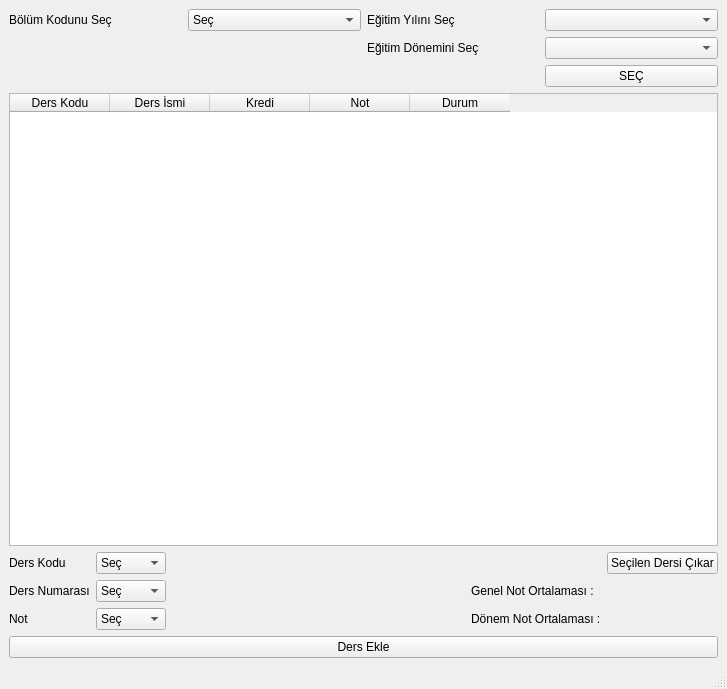
<?xml version="1.0" encoding="UTF-8"?>
<ui version="4.0">
 <class>MainWindow</class>
 <widget class="QMainWindow" name="MainWindow">
  <property name="geometry">
   <rect>
    <x>0</x>
    <y>0</y>
    <width>727</width>
    <height>689</height>
   </rect>
  </property>
  <property name="windowTitle">
   <string>MainWindow</string>
  </property>
  <widget class="QWidget" name="centralwidget">
   <layout class="QVBoxLayout" name="verticalLayout">
    <item>
     <layout class="QGridLayout" name="gridLayout_2">
      <item row="0" column="3">
       <widget class="QComboBox" name="egitim_yili_cbox"/>
      </item>
      <item row="0" column="1">
       <widget class="QComboBox" name="kod_sec_cbox">
        <property name="minimumSize">
         <size>
          <width>70</width>
          <height>0</height>
         </size>
        </property>
        <item>
         <property name="text">
          <string>Seç</string>
         </property>
        </item>
       </widget>
      </item>
      <item row="0" column="2">
       <widget class="QLabel" name="egitim_yili_label">
        <property name="text">
         <string>Eğitim Yılını Seç</string>
        </property>
       </widget>
      </item>
      <item row="0" column="0">
       <widget class="QLabel" name="kod_sec_label">
        <property name="text">
         <string>Bölüm Kodunu Seç</string>
        </property>
       </widget>
      </item>
      <item row="1" column="3">
       <widget class="QComboBox" name="egitim_donemi_cbox"/>
      </item>
      <item row="1" column="2">
       <widget class="QLabel" name="egitim_donemi_label">
        <property name="text">
         <string>Eğitim Dönemini Seç</string>
        </property>
       </widget>
      </item>
      <item row="2" column="3">
       <widget class="QPushButton" name="season_select">
        <property name="text">
         <string>SEÇ</string>
        </property>
       </widget>
      </item>
     </layout>
    </item>
    <item>
     <layout class="QHBoxLayout" name="horizontalLayout_2">
      <item>
       <widget class="QTableWidget" name="lesson_table">
        <property name="sizePolicy">
         <sizepolicy hsizetype="Expanding" vsizetype="Expanding">
          <horstretch>0</horstretch>
          <verstretch>0</verstretch>
         </sizepolicy>
        </property>
        <property name="minimumSize">
         <size>
          <width>0</width>
          <height>0</height>
         </size>
        </property>
        <property name="rowCount">
         <number>0</number>
        </property>
        <property name="columnCount">
         <number>5</number>
        </property>
        <column>
         <property name="text">
          <string>Ders Kodu</string>
         </property>
        </column>
        <column>
         <property name="text">
          <string>Ders İsmi</string>
         </property>
        </column>
        <column>
         <property name="text">
          <string>Kredi</string>
         </property>
        </column>
        <column>
         <property name="text">
          <string>Not</string>
         </property>
        </column>
        <column>
         <property name="text">
          <string>Durum</string>
         </property>
        </column>
       </widget>
      </item>
     </layout>
    </item>
    <item>
     <layout class="QGridLayout" name="gridLayout">
      <item row="2" column="3">
       <widget class="QLabel" name="gen_not_ort_label">
        <property name="minimumSize">
         <size>
          <width>0</width>
          <height>0</height>
         </size>
        </property>
        <property name="maximumSize">
         <size>
          <width>134567</width>
          <height>16777215</height>
         </size>
        </property>
        <property name="text">
         <string>Genel Not Ortalaması :</string>
        </property>
       </widget>
      </item>
      <item row="3" column="3">
       <widget class="QLabel" name="don_not_ort_label">
        <property name="text">
         <string>Dönem Not Ortalaması :</string>
        </property>
       </widget>
      </item>
      <item row="1" column="1">
       <widget class="QComboBox" name="ders_kodu_cbox">
        <property name="minimumSize">
         <size>
          <width>70</width>
          <height>0</height>
         </size>
        </property>
        <item>
         <property name="text">
          <string>Seç</string>
         </property>
        </item>
       </widget>
      </item>
      <item row="3" column="4">
       <widget class="QLabel" name="don_not_ort_gos">
        <property name="text">
         <string/>
        </property>
       </widget>
      </item>
      <item row="3" column="1">
       <widget class="QComboBox" name="not_cbox">
        <item>
         <property name="text">
          <string>Seç</string>
         </property>
        </item>
       </widget>
      </item>
      <item row="3" column="0">
       <widget class="QLabel" name="not_label">
        <property name="text">
         <string>Not</string>
        </property>
       </widget>
      </item>
      <item row="1" column="0">
       <widget class="QLabel" name="ders_kodu_label">
        <property name="maximumSize">
         <size>
          <width>110</width>
          <height>16777215</height>
         </size>
        </property>
        <property name="text">
         <string>Ders Kodu</string>
        </property>
       </widget>
      </item>
      <item row="2" column="0">
       <widget class="QLabel" name="ders_no_label">
        <property name="text">
         <string>Ders Numarası</string>
        </property>
       </widget>
      </item>
      <item row="2" column="1">
       <widget class="QComboBox" name="ders_no_cbox">
        <item>
         <property name="text">
          <string>Seç</string>
         </property>
        </item>
       </widget>
      </item>
      <item row="1" column="3">
       <spacer name="horizontalSpacer_3">
        <property name="orientation">
         <enum>Qt::Horizontal</enum>
        </property>
        <property name="sizeType">
         <enum>QSizePolicy::Minimum</enum>
        </property>
        <property name="sizeHint" stdset="0">
         <size>
          <width>40</width>
          <height>20</height>
         </size>
        </property>
       </spacer>
      </item>
      <item row="1" column="4">
       <widget class="QPushButton" name="ders_cikar">
        <property name="text">
         <string>Seçilen Dersi Çıkar</string>
        </property>
       </widget>
      </item>
      <item row="2" column="4">
       <widget class="QLabel" name="gen_not_ort_gos">
        <property name="text">
         <string/>
        </property>
       </widget>
      </item>
      <item row="2" column="2">
       <spacer name="horizontalSpacer_2">
        <property name="orientation">
         <enum>Qt::Horizontal</enum>
        </property>
        <property name="sizeHint" stdset="0">
         <size>
          <width>40</width>
          <height>20</height>
         </size>
        </property>
       </spacer>
      </item>
     </layout>
    </item>
    <item>
     <widget class="QPushButton" name="add">
      <property name="text">
       <string>Ders Ekle</string>
      </property>
     </widget>
    </item>
   </layout>
  </widget>
  <widget class="QMenuBar" name="menubar">
   <property name="geometry">
    <rect>
     <x>0</x>
     <y>0</y>
     <width>727</width>
     <height>22</height>
    </rect>
   </property>
  </widget>
  <widget class="QStatusBar" name="statusbar"/>
 </widget>
 <resources/>
 <connections/>
</ui>
